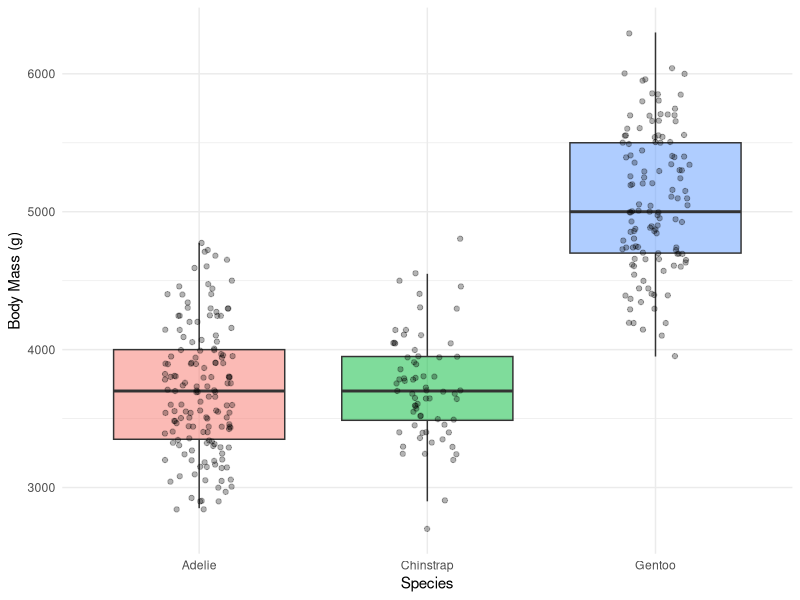
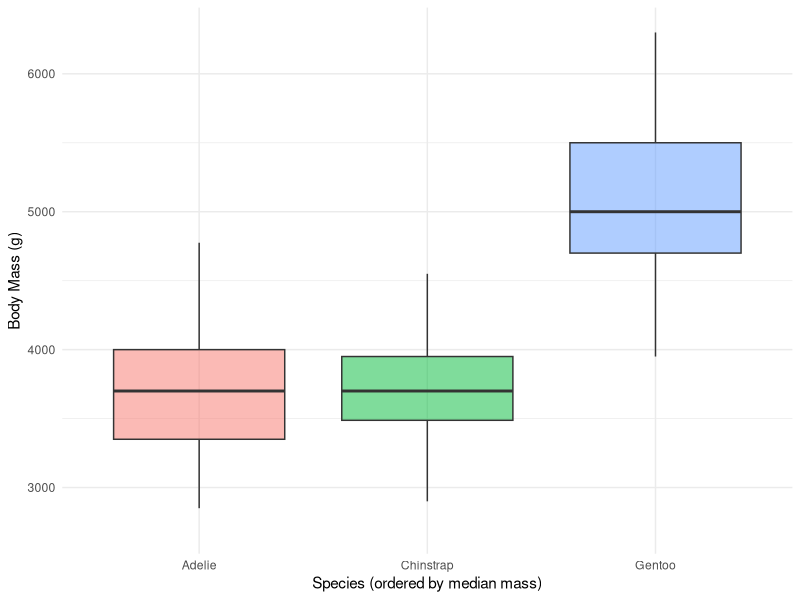
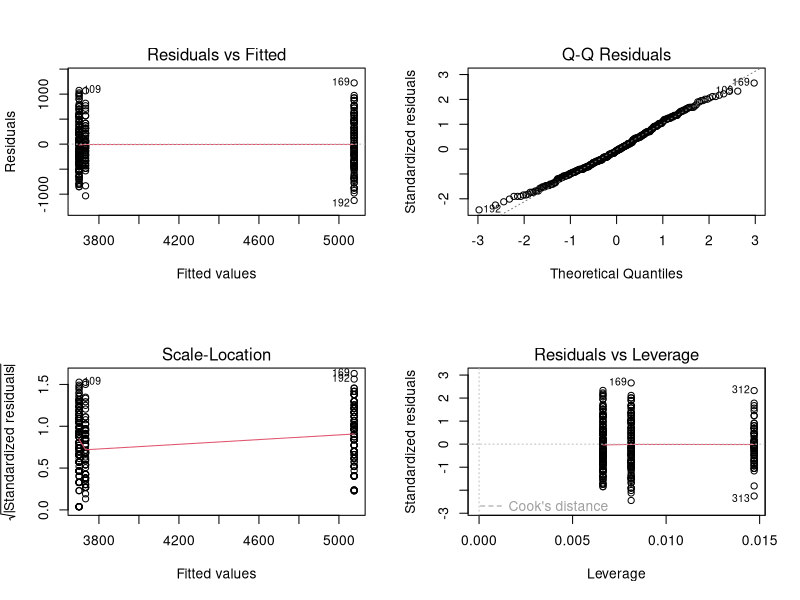

Write R code to recreate these figures, in order.
## ---- chunk 1
#| echo: false
knitr::opts_chunk$set(echo = TRUE, warning = FALSE, message = FALSE)
options(width = 65)   # printed R output wraps at 65 too
## ---- chunk 2
# Load packages at the top — always -------------------
library(tidyverse)      # wrangling + ggplot2
library(palmerpenguins) # the penguins data
library(car)            # Levene's test, Anova()
library(emmeans)        # post-hoc pairwise tests
## ---- chunk 3
# Drop rows missing mass or species -------------------
penguins_df <- penguins %>%
  drop_na(body_mass_g, species)

penguins_df %>% count(species)
## ---- chunk 4
#| fig-format: png
#| fig-height: 2.5
#| fig-alt: "Boxplot of penguin body mass in grams by species (Adelie, Chinstrap, Gentoo) with jittered individual points overlaid, showing Gentoo penguins noticeably heavier than the other two species."
mass_box_plot <- penguins_df %>%
  ggplot(aes(x = species, y = body_mass_g, fill = species)) +
  geom_boxplot(alpha = 0.5, outlier.shape = NA) +
  geom_point(
    position = position_jitter(width = 0.15, seed = 42),
    alpha = 0.3, size = 1.5
  ) +
  labs(x = "Species", y = "Body Mass (g)") +
  theme_minimal() +
  theme(legend.position = "none")

mass_box_plot
## ---- chunk 5
class(penguins_df$species)   # "factor"
levels(penguins_df$species)  # the stored order
## ---- chunk 6
#| fig-format: png
#| fig-alt: "The same penguin body-mass boxplot, now with species ordered from lightest to heaviest median mass: Adelie, Chinstrap, Gentoo happen to already be in that order here, but the reordering is now explicit and data-driven."
penguins_df %>%
  mutate(species = fct_reorder(species, body_mass_g,
                               .fun = median)) %>%
  ggplot(aes(x = species, y = body_mass_g, fill = species)) +
  geom_boxplot(alpha = 0.5, outlier.shape = NA) +
  labs(x = "Species (ordered by median mass)",
       y = "Body Mass (g)") +
  theme_minimal() +
  theme(legend.position = "none")
## ---- chunk 7
# ANOVA is a linear model with a categorical X ---------
mass_model <- lm(body_mass_g ~ species, data = penguins_df)
## ---- chunk 8
# The (Intercept) is the FIRST level = Adelie ---------
coef(mass_model)

# Make Gentoo the reference instead --------------------
penguins_relevel <- penguins_df %>%
  mutate(species = fct_relevel(species, "Gentoo"))

coef(lm(body_mass_g ~ species, data = penguins_relevel))
## ---- chunk 9
#| fig-format: png
#| fig-width: 5.5
#| fig-height: 4.2
#| fig-alt: "Four base R diagnostic plots for the body mass by species linear model, arranged in a two by two grid: residuals versus fitted values, a normal Q-Q plot of the residuals, a scale-location plot, and a residuals versus leverage plot."
# Same plot(model) diagnostics as the regression lecture
par(mfrow = c(2, 2))
plot(mass_model)
## ---- chunk 10
# Shapiro-Wilk on the RESIDUALS, not the raw masses ----
shapiro.test(residuals(mass_model))
## ---- chunk 11
# Levene's test — H0: all groups have equal variance --
leveneTest(body_mass_g ~ species, data = penguins_df)
